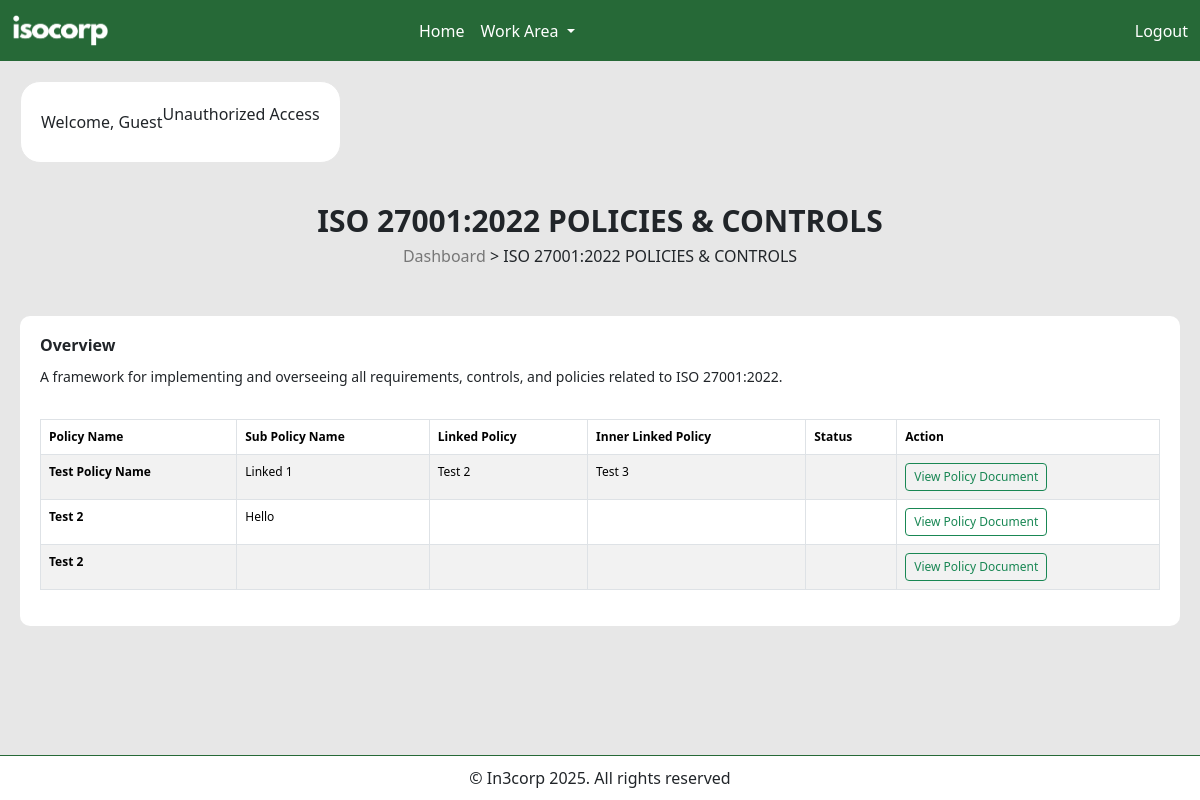
Screenshot of /all-code/dashboard.php with the database file from the repository.
### tables this page shows
CREATE TABLE `controls` (
  `control_id` int(11) NOT NULL,
  `control_name` varchar(255) DEFAULT NULL,
  `control_linked_1` varchar(100) DEFAULT NULL,
  `control_linked_2` varchar(100) DEFAULT NULL,
  `control_linked_3` varchar(100) DEFAULT NULL,
  `control_details` blob,
  `control_support` blob,
  `control_doc` varchar(100) DEFAULT NULL,
  `control_doc_version` varchar(100) DEFAULT NULL,
  `control_doc_path` varchar(100) DEFAULT NULL,
  `control_assigned_to` varchar(100) DEFAULT NULL,
  `control_due_date` varchar(100) DEFAULT NULL,
  `control_update_date` varchar(100) NOT NULL,
  `control_added_by` varchar(100) NOT NULL,
  `control_status` varchar(100) DEFAULT NULL,
  `control_added_date` varchar(100) DEFAULT NULL
);

### all-code/screens/policies/policies.php (the view)
<div class="mt-3">
    <div class="table-responsive">
        <table class="table table-bordered table-striped mt-3">
            <thead>
                <tr>
                    <th style="font-size: 12px !important; font-weight: 600 !important;" scope="col">Policy Name</th>
                    <th style="font-size: 12px !important; font-weight: 600 !important;" scope="col">Sub Policy Name</th>
                    <th style="font-size: 12px !important; font-weight: 600 !important;" scope="col">Linked Policy</th>
                    <th style="font-size: 12px !important; font-weight: 600 !important;" scope="col">Inner Linked Policy</th>
                    <th style="font-size: 12px !important; font-weight: 600 !important;" scope="col">Status</th>
                    <th style="font-size: 12px !important; font-weight: 600 !important;" scope="col">Action</th>
                </tr>
            </thead>
            <tbody>
                <?php
                include 'includes/connection.php';
                $get_data = "SELECT * FROM controls";
                $get_data_r = mysqli_query($connection, $get_data);
                while ($row = mysqli_fetch_assoc($get_data_r)) {
                    $control_id = $row['control_id'];
                    $control_name = $row['control_name'];
                    $control_linked_1 = $row['control_linked_1'];
                    $control_linked_2 = $row['control_linked_2'];
                    $control_linked_3 = $row['control_linked_3'];
                    $control_status = $row['control_status'];
                ?>
                    <tr>
                        <th style="font-size: 12px !important; font-weight: bold !important;" scope="row"><?php echo $control_name ?></th>
                        <td style="font-size: 12px;"><?php echo $control_linked_1 ?></td>
                        <td style="font-size: 12px;"><?php echo $control_linked_2 ?></td>
                        <td style="font-size: 12px;"><?php echo $control_linked_3 ?></td>
                        <td style="font-size: 12px;"><?php echo $control_status ?></td>
                        <td>
                            <a href="edit-policy-details.php?control_id=<?php echo $control_id; ?>" class="btn btn-sm btn-outline-success" style="font-size: 12px !important;">
                                View Policy Document
                            </a>
                        </td>
                    </tr>
                <?php } ?>
            </tbody>
        </table>
    </div>
</div>

### all-code/assets/styles.css (style rules this page uses)
body { background-color: #e7e7e7; }
.clause-content td, th { font-size: 16px !important; font-weight: 500 !important; margin: 0; margin-bottom: 10px; }

### rows the page displays
controls: control_name "Test Policy Name", control_linked_1 "Linked 1", control_linked_2 "Test 2", control_linked_3 "Test 3"
controls: control_name "Test 2", control_linked_1 "Hello"
controls: control_name "Test 2"

### other values shown
$user_name "Guest"
